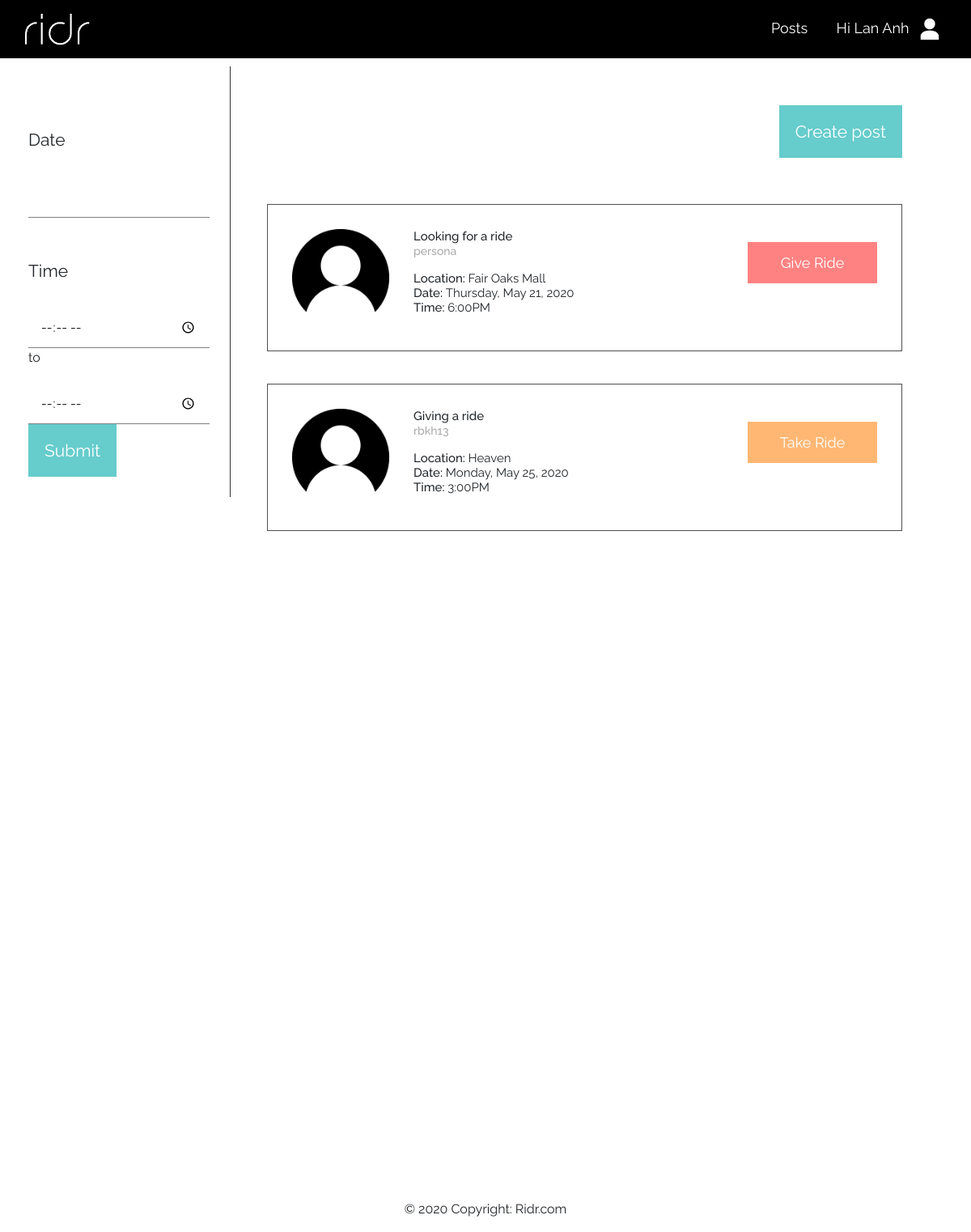
Screenshot of /posts.php (signed in) with the database file from the repository.
### tables this page shows
CREATE TABLE `post` (
  `post_ID` int(11) NOT NULL,
  `email` varchar(500) NOT NULL,
  `destination` varchar(500) DEFAULT NULL,
  `datetime` datetime DEFAULT NULL,
  `comment` varchar(200) DEFAULT NULL,
  `zipcode` varchar(5) NOT NULL,
  `isDriver` tinyint(1) NOT NULL DEFAULT 0,
  `seats` int(1) NOT NULL DEFAULT 0
);

CREATE TABLE `profilepics` (
  `email` varchar(500) NOT NULL,
  `color` varchar(500) NOT NULL
);

### php/db-functions.php (called while the page is built, shortened)
<?php
function getAllPosts() {
    global $db;
    $query = "SELECT * FROM post";
    $statement = $db->prepare($query);
    $statement->execute();
    $results = $statement->fetchAll();
    return $results;
}
function getProfilePic($email) {
    global $db;
    $query = "SELECT * FROM profilepics WHERE email='" . $email . "'";
    $statement = $db->prepare($query);
    $statement->execute();
    if ($statement->rowCount() == 1) {
        $results = $statement->fetch();
        return $results['color'];
    }
    return "static/images/profilepic-black.png";
}
?>

### posts/posts-showpanels.php (the view, shortened to what this page needs)
<?php
include('php/db-functions.php');
include('php/functions.php');
$posts = getAllPosts();
?>
<div class="flex-container-wrap panels">
    <div class="post-listings" id="post-listings">
    <?php foreach ($posts as $post):  ?>
            <div class="panel panel-default">
            <?php
                if ( notPast($post['datetime'])==true ) {
            ?>
                <div class="panel-body">
                        <div class="panel-vertical-top" style="font-weight:400;">
                                <img
                                src="<?php echo getProfilePic($post['email']) ?>"
                                class="profile-pic">
                                <div class="normal-text">
                                    <p style="font-weight:500;">
                                        <?php
                                            if ($post['isDriver'] == 0) { echo "Giving a ride"; }
                                            else { echo "Looking for a ride"; }
                                        ?>
                                        <br/>
                                        <span style="color:darkgrey; font-size:14px;">
                                            <?php echo getUsername($post['email']); ?>
                                        </span>
                                    </p>
                                    <?php echo "<span style='font-weight:500;'>" . "Location:  " . "</span>" . $post['destination']; ?>
                                    <br/>
                                    <?php formatDateAndTime($post['datetime']); ?>
                                    <br/>
                                </div>
                        </div>
                    <?php
                        if ($post['isDriver'] == 0) {
                            echo '<form action="posts/take-ride.php" method="post" class="takegive_form">';
                            echo '<button type="submit" class="request_button subheader right-div-button"
                                          id="' . $post['post_ID'] . '">Take Ride</button>';
                            echo '</form>';
                        }
                        else {
                            echo '<form action="posts/give-ride.php" method="post" class="takegive_form">';
                            echo '<button type="submit" class="offer_button subheader right-div-button"
                                          id="' . $post['post_ID'] . '">Give Ride</button>';
                            echo '</form>';
                        }
                    ?>
                </div>
                <?php } ?>
            </div>
        <?php endforeach; ?>
    </div>
</div>

### php/functions.php (shortened to what this page needs)
<?php
function notPast($datetime) {
    $now = (new \DateTime());
    $datetime = new DateTime($datetime);
    if ( $now < $datetime )
        return true;
    else
        return false;
}
function getUsername($email) {
    $email_split = explode("@",$email);
    return $email_split[0];
}
function formatDateAndTime($datetime) {
    $datetime_array = explode(" ", $datetime);
    $date_raw = $datetime_array[0];
    $date = date('F j, Y',strtotime($date_raw));
    $dayOfWeek = date("l", strtotime($date_raw));
    $time = $datetime_array[1];
    $time = substr($time, 0, -3);
    $meridiem = "PM";
    $time_array = explode(":", $time);
    $hour = $time_array[0];
    $min = $time_array[1];
    if ($hour > 12)
        $hour = (int)$hour - 12;
    $time = $hour . ":" . $min;
    echo "<span style='font-weight:500;'>" . "Date:  " . "</span>" . $dayOfWeek . ", " . $date . "<br/>" . "<span style='font-weight:500;'>" . "Time:  " . "</span>" . $time . $meridiem;
}
?>

### static/base.css (style rules this page uses)
body { font-family: 'Raleway', sans-serif; }

### static/div-formatting.css (style rules this page uses)
.flex-container-wrap { display: flex; flex-wrap: wrap; }

### static/features.css (style rules this page uses)
.main_button, .request_button, .offer_button, .accept_button, .request_pending { border: none; text-align: center; text-decoration: none; display: inline-block; line-height: normal; height: fit-content; }
.request_button, .offer_button { width: 160px; padding: 15px 30px; }
.request_button, .request_button_hover { background-color: rgb(255, 183, 115); color: white; }
.offer_button, .offer_button_hover { background-color: rgb(255, 130, 130); color: white; }

### static/posts.css (style rules this page uses)
.post-listings { margin: 0 auto; width: inherit; }
.panels { position: relative; margin: 30 auto; width: 100%; margin-top: 130px; }
.panel-body { padding: 30px; margin-bottom: 40px; border: rgba(0, 0, 0, 0.692) solid 1px; }
.panel-vertical-top { text-align: left; line-height: normal; width: 100%; margin-top: auto; margin-bottom: auto; padding-right: 30px; }
.profile-pic { object-fit: cover; height: 120px !important; width: 120px !important; margin-right: 30px; }
.right-div-button { margin: auto; }
.panel-body img { width: auto; height: 100%; }
@media screen and (min-width: 600px) { .panel-body, .panel-vertical-top { display: flex; } }

### rows the page displays
post: isDriver "Looking for a ride", email "persona", destination "Fair Oaks Mall", datetime "Thursday", datetime "May 21, 2020", datetime "6:00"
post: email.color (picture), isDriver "Giving a ride", email "rbkh13", destination "Heaven", datetime "Monday", datetime "May 25, 2020", datetime "3:00"

### other values shown
$_SESSION['first_name'] "Lan Anh"
